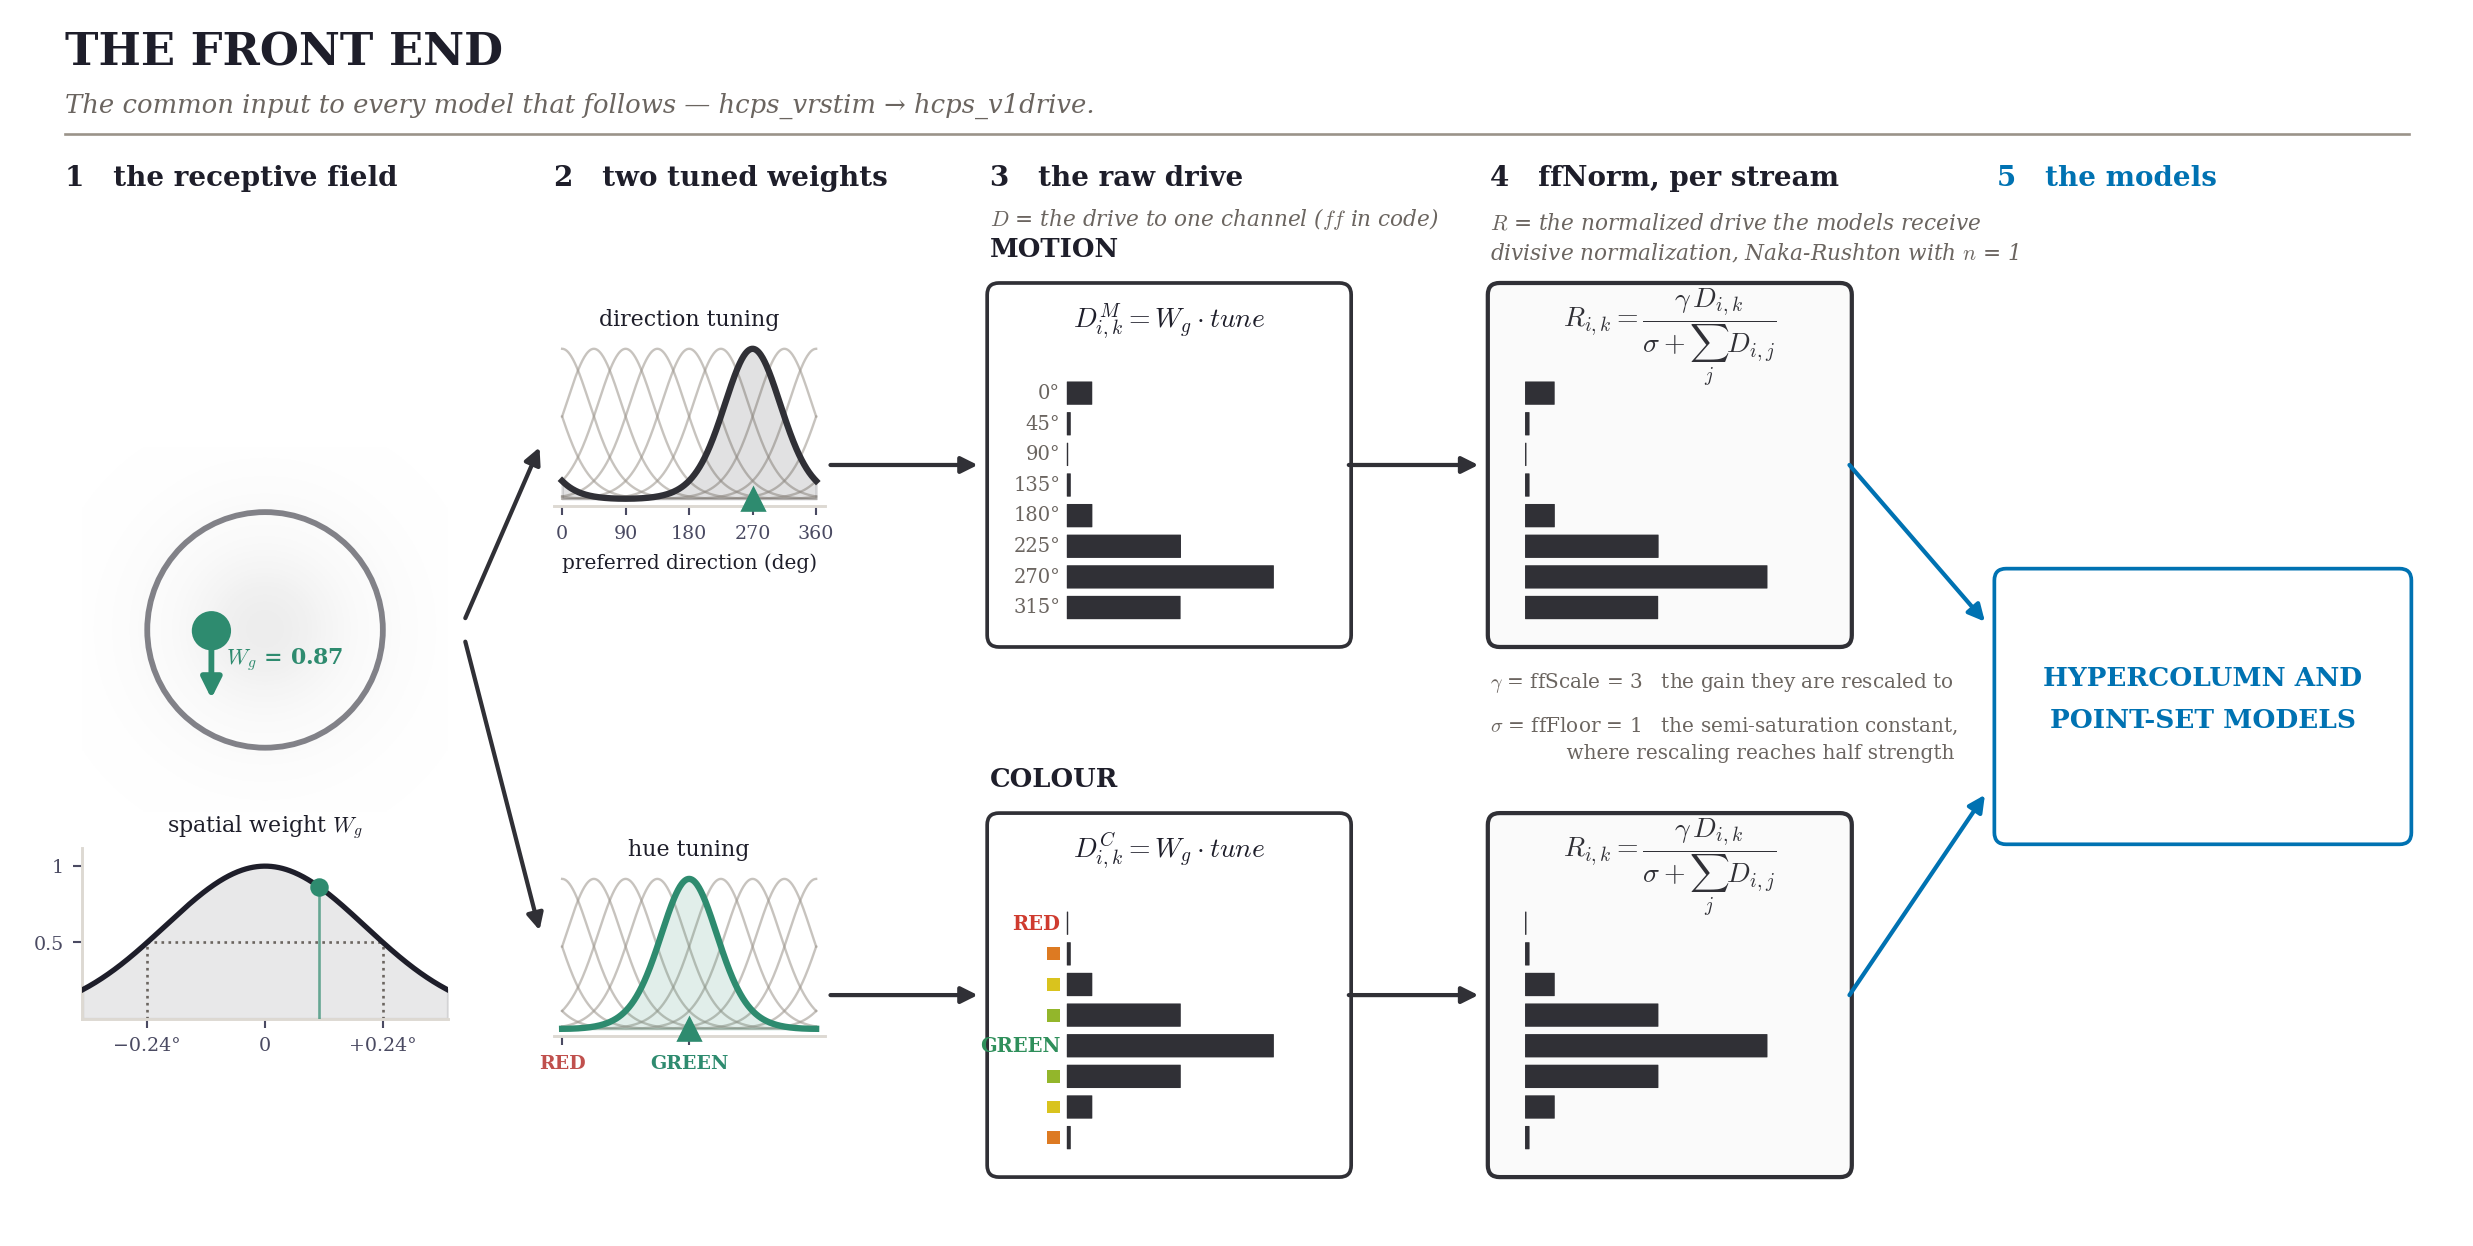

Source code (Python):
#!/usr/bin/env python3
"""ps_frontend_figure.py -- THE FRONT END, on ONE of Figure 8's V1 receptive fields.

⭐ GS 2026-08-28: "this figure should probably go after fig 8 ... we should just maybe choose one
of the V1 RFs there to illustrate the front end. so maybe just one dot, one motion to make it
clear? ... we dont want to show the trajectory though i think since we are just capturing a moment
in time."

WHAT THIS IS. `hcps_v1drive` drawn for a single receptive field at a single frame: one dot, one
Gaussian weight, two tuned weights, two raw drives, and the input normalization that follows them.
It replaces the earlier `SurfaceSelectionModel/fig_frontend_schematic.py`, which drew a stimulus
and a receptive field of its own.

⭐ WHY IT LIVES HERE AND IMPORTS `ps_stimulus_common`. Figure 2 and Figure 8 already share that
module so that their stimulus panels are THE SAME PICTURE. A front-end figure that redrew the
annulus and invented its own receptive field would put a third, subtly different stimulus on the
page. So this borrows Figure 8's RIGHT-HAND receptive field and its green dot outright.

⛔ NO TRAJECTORY. Figure 8 shows the dot's 100 + 100 ms path because dwell at V1 is 211-316 ms and
the window is 95% of one. The drive, though, is computed FRAME BY FRAME, so this figure is one
instant and shows the INSTANTANEOUS DIRECTION only -- the same convention Figure 2 uses for the MT
receptive field. Drawing a path here would imply the front end integrates over one, and it does
not.

⭐ ONE DOT IS THE TYPICAL CASE, NOT A SIMPLIFICATION. Figure 8's own caption says these receptive
fields are "small enough that a single one often contains dots of only one surface", and measured
on the sb preset (5.218 dots/deg^2 per field, sigma 0.0796-0.1856 deg) 51% of point-sets contain
NO dot inside FWHM/2, 29% contain exactly one, and 20% two or more. One dot is the modal
non-empty receptive field.

⚠️ AND SO THE BAR GRAPHS CARRY NO HUE. The previous version stacked each bar in red and green to
show which dot contributed it -- which put a colour code inside a graph about direction, exactly
the conflation GS queried. With one dot there is nothing to stack: each bar is solid in its own
stream's ink. The two-hue point survives on the hue axis and in one caption line.

⚠️ ROTATION SENSES FOLLOW THIS MODULE, WHICH IS THE OPPOSITE OF THE OTHER SCHEMATIC FAMILY.
Here green = field B = CW = cued/delayed-onset and red = field A = CCW = uncued/first-on. In
`fig_tiled_schematic` / `hcps_vrstim` green is CCW. That inconsistency is already on the record as
open; this figure does NOT resolve it, it inherits Figure 8's convention because it inherits
Figure 8's stimulus. Do not "fix" one without the other.

⚠️ RECEPTIVE-FIELD CONVENTION. Figure 8's V1 RF is a HARD DISC of radius 0.24 deg (a
literature-anchored ceiling), while `hcps_v1drive` weights dots by a GAUSSIAN. They are reconciled
by reading Figure 8's radius as FWHM/2, which gives sigma = 0.24 / 1.1774 = 0.204 deg -- just above
the tiled model's own 0.08-0.19 deg range. Stated on the figure rather than glossed.
"""
import os, numpy as np, matplotlib; matplotlib.use("Agg")
import matplotlib.pyplot as plt
from matplotlib.patches import Circle, FancyArrowPatch, FancyBboxPatch
import ps_stimulus_common as S
from ps_stimulus_common import INK, INK2, SURFACE, RED, GREEN, RF_R_DEG, DOT_DIAM_DEG

plt.rcParams["font.family"] = "serif"; plt.rcParams["mathtext.fontset"] = "cm"
HERE = os.path.dirname(os.path.abspath(__file__))
MUTE, LINE, STIM, COOP = "#6b6560", "#9a938a", "#303036", "#0072B2"
# ⭐ THE HUE RING, and the rule that goes with it, are Figure 11's (`fig_2ps_schematic.py`):
# "the bars use the structural palette -- never hue -- so nothing depends on telling red from
# green", and only RED and GREEN have short names, so the other six channels get a SWATCH of
# their own hue instead of a number. Both bar columns are therefore BLACK here.
# ⚠️ COPIED, not imported -- that figure lives in the other repository. Canonical source is
# `SurfaceSelectionModel/fig_2ps_schematic.py`, which took it from the website's HCPSViewer.tsx.
# If the ring changes there, change it here.
HUE_RING = ["#cf3b2f","#dd7a22","#d9c31e","#93b62b","#2f8f5b","#93b62b","#d9c31e","#dd7a22"]

KAPPA, KAPPA_HUE, NDIR, NHUE = 2.0, 2.0, 8, 8
FFSCALE, FFFLOOR = 3.0, 1.0
SIG_DEG = RF_R_DEG / (np.sqrt(2*np.log(2)))          # FWHM/2 -> sigma
OCC0, OCC1, OCC2 = 51, 29, 20

def tune(d, k): return np.maximum(np.exp(k*np.cos(d)) - np.exp(-k), 0.0)
prefs = np.arange(NDIR)*2*np.pi/NDIR

# ---- the dot: Figure 8's right-hand RF, green, at ONE frame inside the pre-probe rotation ----
p0, DCOL, SENSE, TRANSLATES, RF_C, PDIR = S.selected("right")
pre, _during = S.dot_trajectory(p0, SENSE, TRANSLATES, PDIR)
P = pre[len(pre)//2]                                  # mid pre-probe: pure rotation, no probe
# ⚠️ `local_direction` returns a UNIT VECTOR, not an angle. Converted once, here, rather than
# assumed -- the first version fed the 2-vector straight into the tuning function.
DVEC = S.local_direction(P, SENSE)                    # unit tangent at that frame
DIRV = float(np.arctan2(DVEC[1], DVEC[0]))            # ... as an angle, which the tuning needs
OFF  = float(np.hypot(P[0]-RF_C[0], P[1]-RF_C[1]))    # distance from the RF centre, deg
WG   = float(np.exp(-OFF**2/(2*SIG_DEG**2)))
HUE_DOT = np.pi                                       # green
ffM_raw = WG*tune(prefs-DIRV, KAPPA)
ffC_raw = WG*tune(prefs-HUE_DOT, KAPPA_HUE)
ffM_nrm = FFSCALE*ffM_raw/(ffM_raw.sum()+FFFLOOR)
ffC_nrm = FFSCALE*ffC_raw/(ffC_raw.sum()+FFFLOOR)
# what the neighbouring / orthogonal channels get, as a fraction of peak. COMPUTED, because the
# earlier two-dot version quoted a single "12%" that only ever applied to the +-90 deg channels.
NB1 = tune(np.pi/4, KAPPA_HUE)/tune(0.0, KAPPA_HUE)      # +-45 deg neighbours
NB2 = tune(np.pi/2, KAPPA_HUE)/tune(0.0, KAPPA_HUE)      # +-90 deg
FLOOR_FRAC = NB2

# ⚠️ YBOT CROPS, IT DOES NOT MOVE ANYTHING. The lowest content on the canvas is the colour box at
# y = 1.225, so a canvas starting at 0 left a bottom margin more than twice the 0.55 the figure
# keeps at its sides -- a dead band under the whole width. Raising the floor to YBOT trims it
# without touching a single one of the layout coordinates below, which are all absolute.
XL, YL, YBOT = 21.0, 11.2, 0.62
fig = plt.figure(figsize=(XL*0.62, (YL-YBOT)*0.62)); ax = fig.add_axes([0,0,1,1])
ax.set_xlim(0,XL); ax.set_ylim(YBOT,YL); ax.axis("off")
def nx(x): return x/XL
def ny(y): return (y-YBOT)/(YL-YBOT)          # a POSITION on the canvas
def nh(h): return h/(YL-YBOT)                 # a HEIGHT -- no offset. Do not use ny() for one.
def box(x,y,w,h,ec,fc="white",lw=1.3,z=2):
    ax.add_patch(FancyBboxPatch((x,y),w,h,boxstyle="round,pad=0.02,rounding_size=0.10",
                 ec=ec,fc=fc,lw=lw,zorder=z))
def fap(a,b,c,lw=1.6):
    ax.add_patch(FancyArrowPatch(a,b,arrowstyle="-|>",mutation_scale=13,lw=lw,color=c,
                 zorder=4,shrinkA=0,shrinkB=0))
def bars(x0,y0,vals,col,scale,dy=0.26,h=0.19,ticks=False,huelab=False):
    """⭐ CHANNEL 0 AT THE TOP, and the preferred value labelled in degrees beside each bar --
    both copied from `fig_bias_profile.py`, which draws Figures 9 and 10 on the same page. Those
    put channel 0 at the top and write "%d deg" to the LEFT of each bar at fontsize 8.2 in MUTE.
    An eight-channel column that ran the other way a few figures later would be read wrong.
    ⚠️ Only the RAW drive is labelled. Repeating the ticks on the normalized column would say
    nothing new and would crowd a panel whose point is the rescaling."""
    n=len(vals)
    for k,b in enumerate(vals):
        cy = y0 + (n-1-k)*dy                       # channel 0 at the TOP
        ax.add_patch(FancyBboxPatch((x0,cy),max(b*scale,0.004),h,
                     boxstyle="round,pad=0.004",fc=col,ec="none",zorder=3))
        if ticks and not huelab:
            ax.text(x0-0.06, cy+h/2, "%d°"%round(np.degrees(prefs[k])), ha="right",
                    va="center", fontsize=7.4, color=MUTE, zorder=4)
        elif ticks:
            # ⛔ NO DEGREES ON THE HUE COLUMN: those numbers are hue-ring positions, not
            # directions, and the figure already uses degrees for MOTION. Only RED and GREEN
            # have names; the other six get a swatch of their own hue. Figure 11's convention.
            deg = round(np.degrees(prefs[k]))
            if deg in (0, 180):
                ax.text(x0-0.06, cy+h/2, "RED" if deg == 0 else "GREEN", ha="right",
                        va="center", fontsize=7.4, color=HUE_RING[k], weight="bold", zorder=4)
            else:
                sw = 0.11
                ax.add_patch(FancyBboxPatch((x0-0.06-sw, cy+h/2-sw/2), sw, sw,
                             boxstyle="square,pad=0", fc=HUE_RING[k], ec="none", zorder=4))
def clean(a):
    a.set_yticks([]); a.tick_params(labelsize=7.2)
    for sp in ("top","right","left"): a.spines[sp].set_visible(False)
def ghosted(a,kap,solid_pref,solid_col,title):
    x=np.linspace(0,2*np.pi,400)
    for pk in prefs: a.plot(np.degrees(x),tune(x-pk,kap),color=LINE,lw=0.9,alpha=0.55,zorder=1)
    a.plot(np.degrees(x),tune(x-solid_pref,kap),color=solid_col,lw=2.4,zorder=3)
    a.fill_between(np.degrees(x),tune(x-solid_pref,kap),color=solid_col,alpha=0.14,zorder=2)
    a.set_title(title,fontsize=8.4); a.set_xlim(-12,372); clean(a)

# ⭐ GS 2026-08-28 asked: "The Front End? or Pre-processing?" -- THE FRONT END, because
# "pre-processing" implies an inert filtering step, and this one contains a divisive
# normalization (`ffNorm`) that materially shapes everything downstream. It is also the project's
# own word for it throughout. The "one receptive field, one dot, one frame" qualifier moves to
# the caption, where it belongs.
ax.text(0.55,10.75,"THE FRONT END",fontsize=17,weight="bold",color=INK,va="center")
ax.text(0.55,10.30,"The common input to every model that follows — hcps_vrstim → hcps_v1drive.",
        fontsize=9.8,color=MUTE,va="center",style="italic")
ax.plot([0.55,XL-0.55],[10.06,10.06],'-',color=LINE,lw=1.0)

YM, YC, HDR = 7.25, 2.75, 9.62
BW, BH = 3.05, 3.05
X1, X2, X3, X4, X5 = 0.55, 4.70, 8.40, 12.65, 16.95

# ---------------- 1 the receptive field, magnified ----------------
ax.text(X1,HDR,"1   the receptive field",fontsize=10.5,weight="bold",color=INK)
axr = fig.add_axes([nx(X1+0.15),ny(4.30),nx(3.10),nh(3.10)]); axr.set_aspect("equal")
axr.set_xlim(-1.55,1.55); axr.set_ylim(-1.55,1.55); axr.axis("off")
gg=np.linspace(-1.55,1.55,200); GX,GY=np.meshgrid(gg,gg)
axr.imshow(np.exp(-(GX**2+GY**2)/(2*(RF_R_DEG/SIG_DEG*0.5)**2)),
           extent=[-1.55,1.55,-1.55,1.55],origin="lower",cmap="Greys",alpha=0.30,
           vmin=0,vmax=1.7,zorder=0)
axr.add_patch(Circle((0,0),1.0,facecolor=SURFACE,edgecolor=INK,lw=2.2,zorder=1,alpha=0.55))
dx,dy = (P-RF_C)/RF_R_DEG
axr.add_patch(Circle((dx,dy),DOT_DIAM_DEG/2/RF_R_DEG,facecolor=DCOL,edgecolor="none",zorder=6))
axr.annotate("",xy=(dx+0.62*np.cos(DIRV),dy+0.62*np.sin(DIRV)),
             xytext=(dx+0.10*np.cos(DIRV),dy+0.10*np.sin(DIRV)),
             arrowprops=dict(arrowstyle="-|>",color=DCOL,lw=2.2,mutation_scale=16),zorder=7)
axr.text(dx,dy-0.13,"  $W_g$ = %.2f"%WG,ha="left",va="top",fontsize=8.4,color=DCOL,weight="bold")

# ⭐ THE SPATIAL PROFILE. GS 2026-08-28: "we do need to show the spatial profile/weighting don't
# we?" -- yes: W_g is a FUNCTION of distance and drawing only its value at one dot hides that.
# ⭐ It is also self-checking. The circle is drawn at FWHM/2, so the curve MUST pass through 0.5
# exactly where the circle's edge is; if it ever does not, the disc and the weighting have drifted
# apart.
# ⭐ GS 2026-08-28: "i think its better to show the full profile -- and show it scaled so that the
# fall off is correctly portrayed." So the half-profile in centre/edge units is gone. This axes is
# now placed at the SAME x-position and the SAME width as the disc above it (X1+0.15, 3.10 wide)
# over the SAME span (+-1.55 RF radii, here written in degrees), so the two are drawn to ONE
# spatial scale: drop a plumb line from the circle's edge and it lands on the 0.5 crossing.
axp = fig.add_axes([nx(X1+0.15),ny(2.55),nx(3.10),nh(1.45)])
XHALF = 1.55*RF_R_DEG                                  # degrees, = the disc panel's half-span
xx = np.linspace(-XHALF,XHALF,401)
wg = np.exp(-xx**2/(2*SIG_DEG**2))
axp.plot(xx,wg,color=INK,lw=2.0,zorder=3)
axp.fill_between(xx,wg,color=INK,alpha=0.10,zorder=2)
for s_ in (-1,1): axp.plot([s_*RF_R_DEG]*2,[0,0.5],':',color=MUTE,lw=1.0,zorder=2)
axp.plot([-RF_R_DEG,RF_R_DEG],[0.5,0.5],':',color=MUTE,lw=1.0,zorder=2)
axp.plot([OFF,OFF],[0,WG],'-',color=DCOL,lw=1.0,alpha=0.7,zorder=3)
axp.plot(OFF,WG,'o',ms=6,color=DCOL,zorder=5)
axp.set_xlim(-XHALF,XHALF); axp.set_ylim(0,1.12)
axp.set_yticks([0.5,1.0]); axp.set_yticklabels(["0.5","1"])
axp.set_xticks([-RF_R_DEG,0,RF_R_DEG])
axp.set_xticklabels([u"−%.2f°"%RF_R_DEG,"0","+%.2f°"%RF_R_DEG])
axp.tick_params(labelsize=7.2)
for sp in ("top","right"): axp.spines[sp].set_visible(False)
axp.set_title("spatial weight $W_g$",fontsize=8.4)

# ---------------- 2 the tuned weights ----------------
ax.text(X2,HDR,"2   two tuned weights",fontsize=10.5,weight="bold",color=INK)
axv=fig.add_axes([nx(X2),ny(YM-0.35),nx(2.30),nh(1.40)])
ghosted(axv,KAPPA,DIRV,STIM,"direction tuning")
axv.set_xticks([0,90,180,270,360]); axv.set_xlabel("preferred direction (deg)",fontsize=7.6)
axv.plot(np.degrees(DIRV)%360,0,'^',color=DCOL,ms=8,clip_on=False,zorder=6)

axh=fig.add_axes([nx(X2),ny(YC-0.35),nx(2.30),nh(1.40)])
ghosted(axh,KAPPA_HUE,HUE_DOT,GREEN,"hue tuning")
axh.set_xticks([0,180]); axh.set_xticklabels(["RED","GREEN"])
for lab,c in zip(axh.get_xticklabels(),[RED,GREEN]): lab.set_color(c); lab.set_weight("bold")
axh.plot(180,0,'^',color=GREEN,ms=8,clip_on=False,zorder=6)

# ---------------- 3 raw drive ----------------
ax.text(X3,HDR,"3   the raw drive",fontsize=10.5,weight="bold",color=INK)
# ⭐ THE SYMBOLS ARE THE LITERATURE'S, NOT THE CODE'S. GS 2026-08-28 asked for "variable names
# commonly associated with this type of normalization", so the drawn equations use Carandini &
# Heeger's D / gamma / sigma and the CODE names are given once, here and in panel 4, as the
# mapping. Drawing `ff` and `ffScale` made a reader who knows the form fail to recognise it.
ax.text(X3,HDR-0.34,"$D$ = the drive to one channel ($ff$ in code)",
        fontsize=8.2,color=MUTE,style="italic")
ax.text(X3,YM+BH/2+0.24,"MOTION",fontsize=9.8,weight="bold",color=INK)
ax.text(X3,YC+BH/2+0.24,"COLOUR",fontsize=9.8,weight="bold",color=INK)
SC = 1.75/max(ffM_raw.max(),ffC_raw.max())
for (yc_,vals,col,lab) in ((YM,ffM_raw,STIM,"M"),(YC,ffC_raw,STIM,"C")):
    box(X3,yc_-BH/2,BW,BH,col,"white",1.4)
    ax.text(X3+BW/2,yc_+BH/2-0.36,r"$D^{%s}_{i,k}=W_g\cdot tune$"%lab,fontsize=10.5,
            color=INK,ha="center")
    bars(X3+0.66,yc_-BH/2+0.22,vals,col,SC,ticks=True,huelab=(lab=="C"))

# ---------------- 4 ffNorm ----------------
ax.text(X4,HDR,"4   ffNorm, per stream",fontsize=10.5,weight="bold",color=INK)
# ⭐ GS: "i have forgotten (and naive viewers will be mystified) exactly how the normalization
# works -- why the 3 in the numerator for example." Both constants are named for what they DO.
# ⚠️ `ffScale` = 3 is a BARE LITERAL in `hcps_op.m`'s parameter struct with no derivation on
# record, and the project's own note says `ffNorm = true` "was never argued". So the label states
# its EFFECT -- the total each hypercolumn is rescaled to -- and claims no reason for the value.
# ⭐ NAMED FOR WHAT IT IS. GS 2026-08-28: "maybe use variable names commonly associated with this
# type of normalization if appropriate in this context." It IS the canonical divisive-normalization
# form -- Carandini & Heeger 2012 write R_j = gamma * D_j^n / (sigma^n + sum_k D_k^n), and this is
# that with n = 1: `ff` is D, `ffScale` is the gain gamma, and `ffFloor` is the semi-saturation
# constant sigma. Saying so costs one line and tells a reader who knows the literature that the
# FORM needs no defence -- only the VALUE of sigma does.
# ⚠️ The MATLAB is deliberately NOT renamed. Model A is validated and frozen, `ff` is honest
# (it is the feedforward drive, per `ps_extract`), and a rename across it buys no science. Note
# though that the CIRCUIT normalizer one stage later already uses the literature names in the same
# parameter struct -- `Rmax`, `sigNR`, `nV1` -- so the two stages run one form under two schemes.
# ⚠️ va="top" IS REQUIRED here. matplotlib anchors a multi-line string on its LAST baseline, so
# adding the second line pushed the first one UP into the header row and straight through
# "4  ffNorm, per stream" and "5  the models". Hanging it from the top makes it grow downward.
# ⚠️ TWO LINES IS THE CEILING. A third clears the motion box top (y = 8.775) by less than its
# own descender. "each hypercolumn's 8 channels, divided by their own sum" was the line dropped
# to make room: the equation's own sum_k says it, and the panel header already says "per stream".
ax.text(X4,HDR-0.22,"$R$ = the normalized drive the models receive\n"
        "divisive normalization, Naka-Rushton with $n$ = 1",
        fontsize=8.2,color=MUTE,style="italic",va="top",linespacing=1.45)
SN = 2.05/max(ffM_nrm.max(),ffC_nrm.max())
for (yc_,vals,col) in ((YM,ffM_nrm,STIM),(YC,ffC_nrm,STIM)):
    box(X4,yc_-BH/2,BW,BH,col,"#fafafa",1.6)
    # ⭐ SYMBOLIC, not literal. GS 2026-08-28: "maybe have a constant set to 3? i have no memory
    # as to why it was set to 3". Naming them makes them visible AS constants -- and `ffFloor` in
    # particular is a knob, not a detail: it is what decides whether a faint input keeps its
    # magnitude or is rescaled to full strength. Values are given once, below.
    # Carandini & Heeger 2012, R_j = gamma * D_j^n / (sigma^n + sum_k D_k^n), at n = 1.
    # ⛔ NOT "D <- ...". The arrow was ASSIGNMENT, carried over from the MATLAB, which overwrites
    # the array in place. The literature never writes it that way, and it left panel 4's output
    # with no name at all -- the arrow into panel 5 was carrying an unnamed quantity. Panel 3 now
    # makes D, panel 4 makes R, panel 5 takes R.
    # ⚠️ The free index and the summation index MUST differ: j runs over the channel being
    # normalized, k over the pool it is divided by. The first version used k for both.
    # ⚠️ INDEXED i,k TO MATCH PANEL 3, and because the pool is PER POINT-SET. Panel 3 writes
    # D^M_{i,k} with i the point-set and k the channel; a bare R_j here would have used a third
    # letter for the same axis. Carrying i into the denominator's sum is also the only thing on
    # the figure that says the 8 channels are divided by THEIR OWN total and not a global one --
    # which is what the dropped subtitle line used to say.
    ax.text(X4+BW/2,yc_+BH/2-0.44,
            r"$R_{i,k} = \dfrac{\gamma\, D_{i,k}}{\sigma + \sum_j D_{i,j}}$",
            fontsize=10.5,color=col,ha="center",va="center")
    bars(X4+0.30,yc_-BH/2+0.22,vals,col,SN)
    if yc_ == YM:
        # ⚠️ Named in the text rather than pointed at. Leader lines from here either cross the box
        # or land in the header row, which is what the first attempt did.
        # ⚠️ WIDTH IS LOAD-BEARING, and it was the bug. Panel 4's column runs X4 -> X5 = 4.30
        # units wide; the earlier wording measured 4.49 and 4.85 and so ran straight underneath
        # panel 5's box. Shortened until both fit -- "the 8 channels" is already said in this
        # panel's own subtitle, so "they" carries it. Widest line is now 3.97. Re-measure with
        # get_window_extent if this is reworded; the gap here is only 4.30 - 3.97 = 0.33.
        ax.text(X4,yc_-BH/2-0.22,
                "$\\gamma$ = ffScale = %g   the gain they are rescaled to"%FFSCALE,
                fontsize=7.6,color=MUTE,va="top")
        # ⭐ `ffFloor` IS Naka-Rushton's semi-saturation constant, and exactly: the summed output
        # is ffScale*S/(S + ffFloor), which is half of ffScale precisely when S = ffFloor. Naming
        # it that is what makes GS's objection precise -- a single dot at the RF centre delivers
        # S = 17.15, seventeen times above half-saturation, so an occupied receptive field sits at
        # 94.5% of the ceiling and every magnitude difference above it is squeezed into the last
        # 5%. That is the saturation horn of Grossberg's noise-saturation dilemma.
        ax.text(X4,yc_-BH/2-0.60,
                "$\\sigma$ = ffFloor = %g   the semi-saturation constant,\n"
                "            where rescaling reaches half strength"%FFFLOOR,
                fontsize=7.6,color=MUTE,va="top",linespacing=1.45)

# ---------------- 5 the circuit ----------------
# ⭐ GS: "lets have it feed into a generic Hypercolumn and Point-Set Models. this is the common
# front end for the models to follow." So the last box names the FAMILY, not one circuit -- the
# figure sits ahead of all of them and should not appear to belong to any one.
ax.text(X5,HDR,"5   the models",fontsize=10.5,weight="bold",color=COOP)
# ⚠️ THE BOX WAS TOO NARROW FOR ITS OWN LABEL. "HYPERCOLUMN AND" measures 2.72 units at
# fontsize 10 bold and the box was 2.90 -- 0.09 of clearance a side, which reads as overflow.
# 3.50 takes it out to XL - 0.55, the same margin the figure keeps on the left.
BOXW = 3.50
box(X5,4.05,BOXW,2.30,COOP,"white",1.4)
ax.text(X5+BOXW/2,5.38,"HYPERCOLUMN AND",ha="center",fontsize=10.0,weight="bold",color=COOP)
ax.text(X5+BOXW/2,5.02,"POINT-SET MODELS",ha="center",fontsize=10.0,weight="bold",color=COOP)
for a,b,c in [((X1+3.40,5.95),(X2-0.12,YM+0.15),STIM),((X1+3.40,5.75),(X2-0.12,YC+0.55),STIM),
              ((X2+2.35,YM),(X3-0.10,YM),STIM),((X2+2.35,YC),(X3-0.10,YC),STIM),
              ((X3+BW,YM),(X4-0.10,YM),STIM),((X3+BW,YC),(X4-0.10,YC),STIM),
              ((X4+BW,YM),(X5-0.10,5.92),COOP),((X4+BW,YC),(X5-0.10,4.45),COOP)]:
    fap(a,b,c)

out=os.path.join(HERE,"ps_frontend_figure.png")
fig.savefig(out,dpi=190,facecolor="white"); print("wrote",out)
print("dot offset %.4f deg (%.0f%% of RF radius), Wg %.3f, direction %.1f deg, hue GREEN"
      %(OFF,100*OFF/RF_R_DEG,WG,np.degrees(DIRV)%360))
